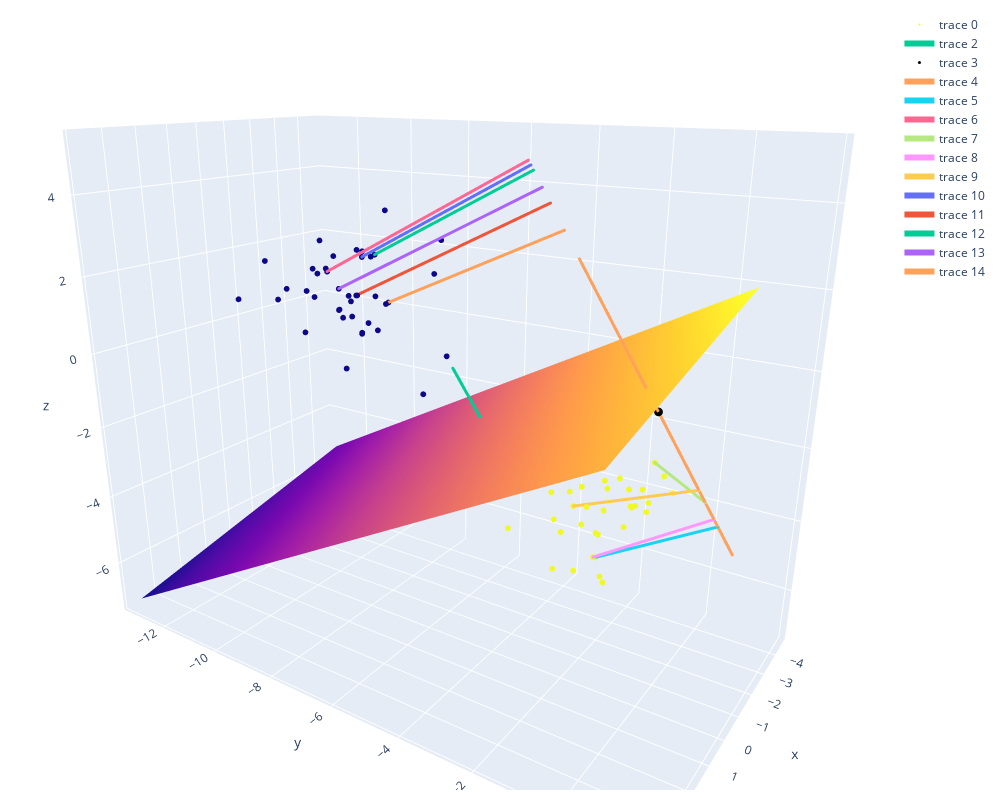

The notebook cell saved with this chart:
### Code cell
X, y = make_blobs(n_samples=80, centers=2, random_state=2, n_features=3)
model = svm.LinearSVC(C=1, max_iter=10000).fit(X, y)
decision_plane = Plane(*model.coef_[0], model.intercept_[0])

with ThreeDFigure() as fig:
    fig.add_markers(X, color=y) #samples
    xx, yy = make_meshgrid(X, margin=1)
    fig.add_surface(xx, yy, decision_plane.z) #decision hyperplane
    fig.add_line(X.mean(axis=0)-decision_plane.normal, X.mean(axis=0)+decision_plane.normal) #orthogonal of decision hyperplane through mean of points
    fig.add_markers([0,0,0], size=3) #coordinate center
    
    fig.add_line(-decision_plane.normal*5, decision_plane.normal*5) #orthogonal of decision hyperplane through [0,0,0]
    fig.add_sample_projections(X, decision_plane.normal) #orthogonal lines from the samples onto the decision hyperplane orthogonal

### Figure 1 — Plotly figure (JSON) as saved in the notebook; plotly's stock layout.template omitted (floating-point values rounded to 4 significant figures; data arrays with more than 128 entries replaced by an {"elided": "..."} marker saying what was removed)
{"data": [{"marker": {"color": [1, 1, 1, 0, 0, 1, 1, 0, 1, 1, 0, 0, 1, 1, 1, 0, 0, 0, 1, 0, 1, 0, 0, 1, 1, 0, 0, 0, 1, 0, 0, 1, 1, 1, 1, 1, 1, 0, 1, 1, 1, 0, 0, 0, 0, 0, 1, 0, 1, 1, 1, 0, 1, 1, 0, 0, 0, 1, 0, 0, 0, 1, 1, 1, 0, 1, 0, 0, 0, 0, 0, 0, 1, 1, 0, 0, 0, 1, 1, 1], "line": {"width": 0}, "size": 2}, "mode": "markers", "type": "scatter3d", "x": [0.04201, -2.134, -2.644, -1.84, -1.616, -1.608, -1.723, -0.7717, -0.6713, -1.598, -1.876, 1.305, -0.5587, -0.5371, -2.428, -2.189, -1.239, -1.549, -1.658, -0.7772, -0.2077, -2.209, -2.109, -0.318, -1.762, -1.699, -0.8996, 0.1266, -3.279, -0.5448, -1.999, -0.692, -0.2605, -1.72, -0.5416, -3.144, 1.986, -0.7782, -2.354, 0.5324, -0.7956, -1.958, -0.8466, -0.9541, -1.167, -1.619, 2.815, -2.468, -2.611, -2.632, -0.2737, -0.8563, 0.5109, -3.363, -3.624, -0.8982, -1.684, -0.1757, -0.585, -2.302, -0.06222, -0.7792, -1.741, -1.847, -1.662, -3.058, -1.437, 0.3044, -3.148, -2.028, -2.413, -1.556, -1.172, -1.545, -1.357, -1.661, -0.7377, -2.747, -0.424, -2.317], "y": [-1.29, -1.905, -2.291, -10.38, -8.87, -2.186, -0.8964, -9.265, -0.6319, -1.752, -9.501, -7.646, -2.654, -1.351, -2.3, -8.93, -10.6, -7.25, -2.469, -10.73, -0.6905, -6.931, -9.394, -1.401, -2.847, -9.614, -9.699, -11.22, -1.228, -10.13, -10.06, -1.589, -1.922, -1.741, -2.586, -1.262, -0.6218, -10.33, -1.001, -3.307, -1.466, -10.92, -8.203, -11.52, -9.111, -9.718, -0.7715, -10.9, -3.618, -0.4599, -3.075, -8.682, -1.412, -0.9825, -8.32, -8.915, -10.87, -1.867, -11.51, -9.049, -9.943, -0.7632, -2.848, -1.293, -9.415, -1.707, -9.225, -12.14, -7.75, -9.472, -9.048, -9.998, -2.439, -3.139, -8.657, -9.857, -9.795, -1.931, -2.68, -2.041], "z": [-3.848, -1.249, -3.153, 0.4023, 1.041, -2.244, -2.696, -0.8654, -2.635, -2.844, 2.168, 1.434, -3.502, -2.896, -4.615, 3.285, 1.532, -1.442, -2.997, -0.0647, -3.003, -0.4799, 1.994, -4.056, -3.268, 0.9537, 2.167, 2.034, -2.619, 1.836, 0.6682, -3.622, -4.544, -1.892, -2.284, -3.709, -1.601, 0.9933, -3.577, -3.47, -4.812, 1.518, 0.3586, 1.04, 2.353, 0.3556, -1.862, 0.8398, -3.476, -3.023, -2.547, 2.256, -2.84, -2.97, 1.379, 1.197, 2.36, -1.651, 0.8038, 0.6697, 1.344, -2.763, -2.455, -2.841, -0.1055, -3.891, 0.004471, 0.9018, 2.461, 0.1151, 0.6892, 0.2947, -3.333, -5.476, 2.241, 0.9188, 1.764, -3.034, -2.729, -5.899]}, {"showlegend": false, "showscale": false, "type": "surface", "x": {"elided": "30x30 float values"}, "y": {"elided": "30x30 float values"}, "z": {"elided": "30x30 float values"}}, {"line": {"width": 6}, "marker": {"size": 1}, "type": "scatter3d", "x": [-1.178, -1.443], "y": [-6.039, -5.361], "z": [-0.3927, -1.67]}, {"marker": {"color": "black", "line": {"width": 0}, "size": 3}, "mode": "markers", "type": "scatter3d", "x": [0], "y": [0], "z": [0]}, {"line": {"width": 6}, "marker": {"size": 1}, "type": "scatter3d", "x": [0.6621, -0.6621], "y": [-1.693, 1.693], "z": [3.193, -3.193]}, {"line": {"width": 6}, "marker": {"size": 1}, "type": "scatter3d", "x": [-0.318, -0.529], "y": [-1.401, 1.353], "z": [-4.056, -2.551]}, {"line": {"width": 6}, "marker": {"size": 1}, "type": "scatter3d", "x": [-0.7377, 1.066], "y": [-9.795, -2.726], "z": [1.764, 5.139]}, {"line": {"width": 6}, "marker": {"size": 1}, "type": "scatter3d", "x": [-3.279, -0.4147], "y": [-1.228, 1.061], "z": [-2.619, -2.0]}, {"line": {"width": 6}, "marker": {"size": 1}, "type": "scatter3d", "x": [0.04201, -0.494], "y": [-1.29, 1.263], "z": [-3.848, -2.382]}, {"line": {"width": 6}, "marker": {"size": 1}, "type": "scatter3d", "x": [-1.172, -0.3574], "y": [-2.439, 0.914], "z": [-3.333, -1.723]}, {"line": {"width": 6}, "marker": {"size": 1}, "type": "scatter3d", "x": [-0.8563, 1.046], "y": [-8.682, -2.676], "z": [2.256, 5.046]}, {"line": {"width": 6}, "marker": {"size": 1}, "type": "scatter3d", "x": [-1.699, 0.8925], "y": [-9.614, -2.283], "z": [0.9537, 4.304]}, {"line": {"width": 6}, "marker": {"size": 1}, "type": "scatter3d", "x": [-1.357, 1.026], "y": [-8.657, -2.623], "z": [2.241, 4.947]}, {"line": {"width": 6}, "marker": {"size": 1}, "type": "scatter3d", "x": [-2.468, 0.9568], "y": [-10.9, -2.447], "z": [0.8398, 4.614]}, {"line": {"width": 6}, "marker": {"size": 1}, "type": "scatter3d", "x": [-2.413, 0.781], "y": [-9.048, -1.997], "z": [0.6892, 3.766]}], "layout": {"autosize": true, "height": 800, "margin": {"b": 10, "l": 10, "pad": 4, "r": 10, "t": 10}, "paper_bgcolor": "White", "scene": {"aspectmode": "data", "aspectratio": {"x": 0.7322, "y": 1.287, "z": 1.061}, "camera": {"center": {"x": 0, "y": 0, "z": 0}, "eye": {"x": 1.508, "y": 1.025, "z": 0.6381}, "projection": {"type": "perspective"}, "up": {"x": 0, "y": 0, "z": 1}}}, "width": 1000}}
